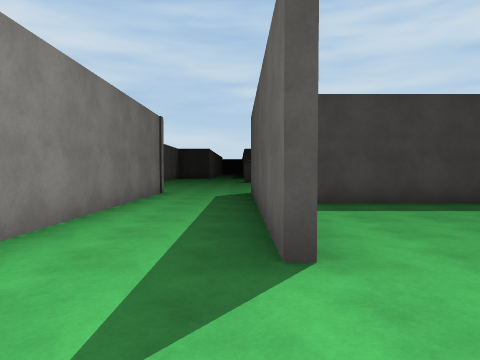
[1] (above)

23 first-person views from a walk through a 3-D level made in the Unity game engine. The camera is 1.4 m above the floor, tilts 2° down and sees 75° across. The floor is counted in squares, 2 m on a side. Each view is taken from the middle of a square. On the plan, view 1 faces up. The plan holds only what a view shows up to about 10 squares ahead; the rest is blank. The place goes on beyond the plan. The player is left out. Surface patterns are stand-ins for the level's own textures.

[2]
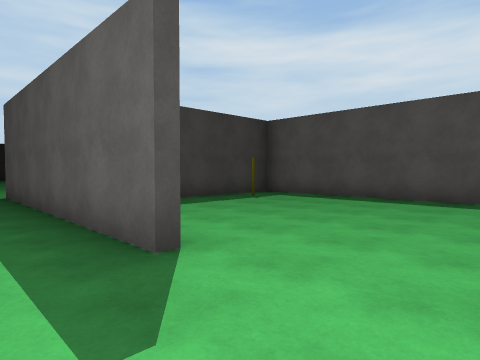

[3]
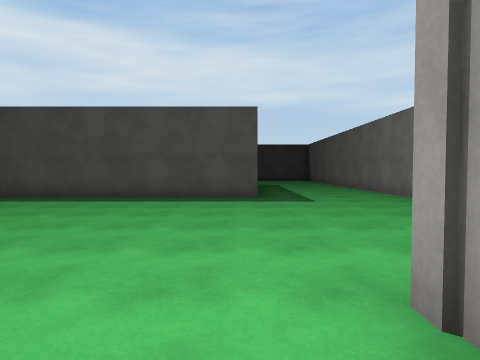

[4]
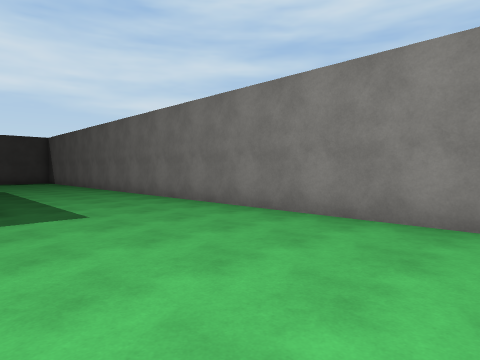

[5]
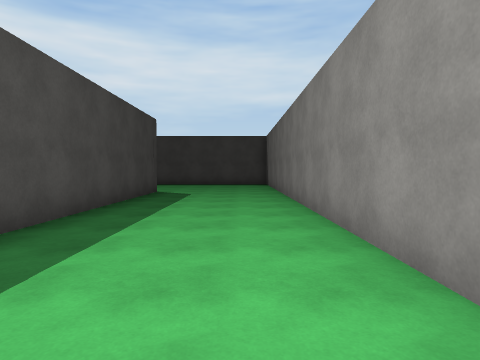

[6]
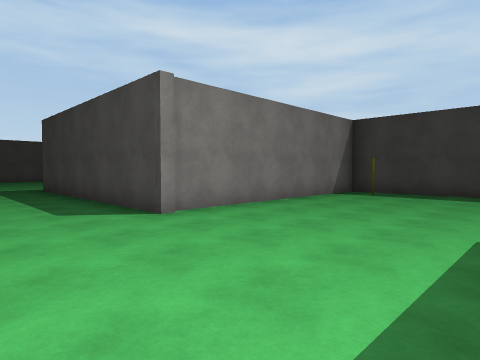

[7]
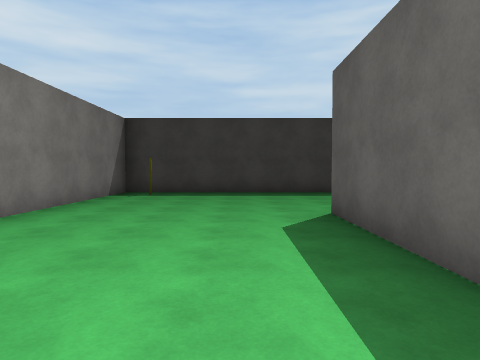

[8]
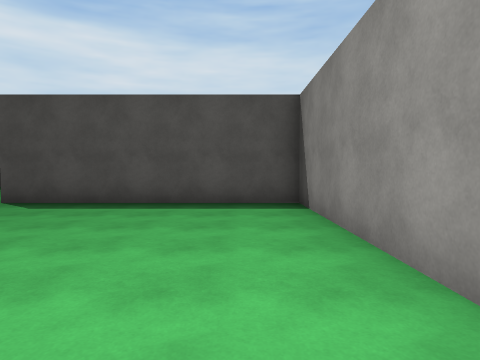

[9]
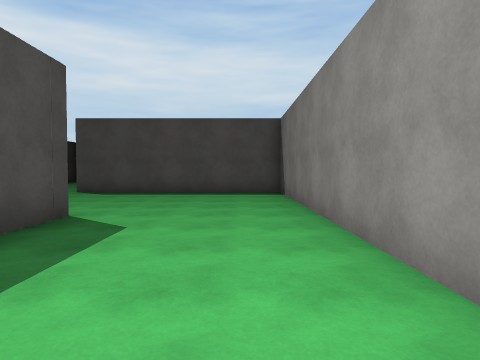

[10]
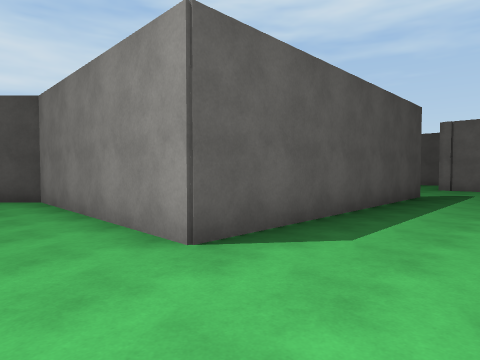

[11]
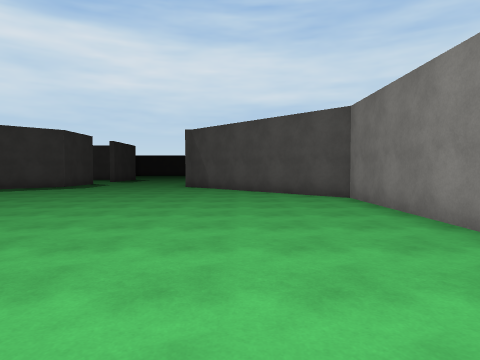

[12]
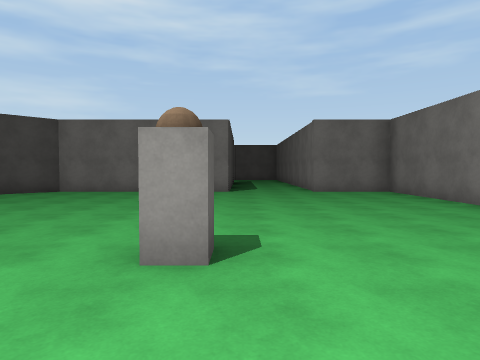

[13]
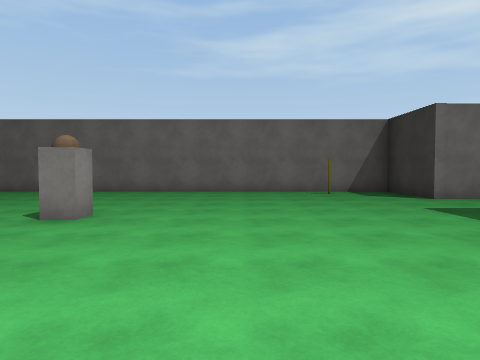

[14]
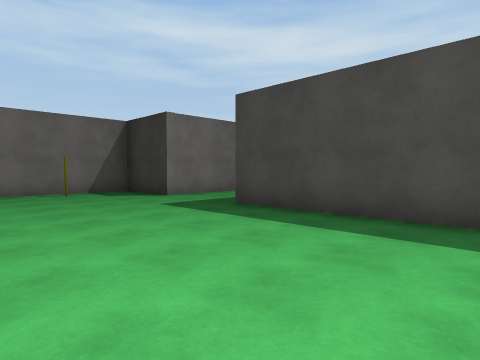

[15]
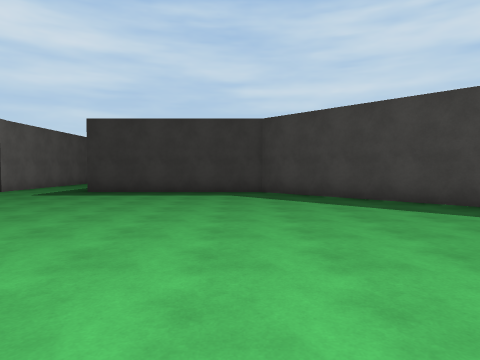

[16]
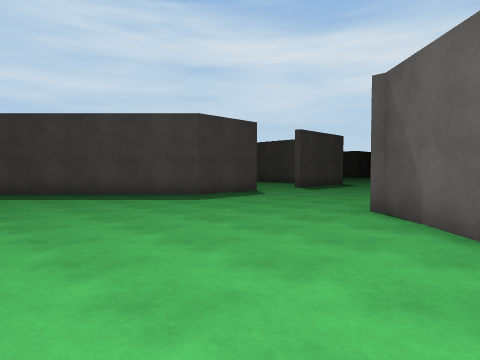

[17]
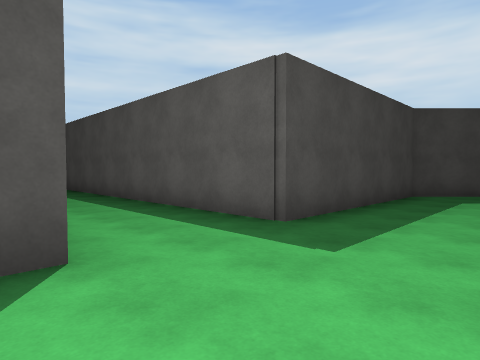

[18]
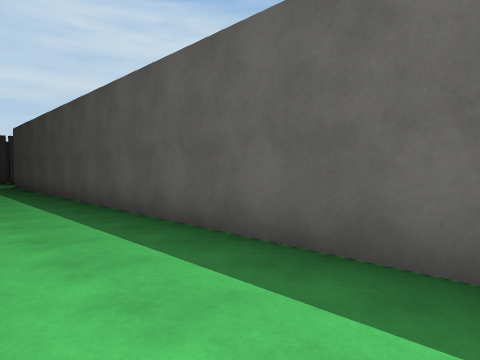

[19]
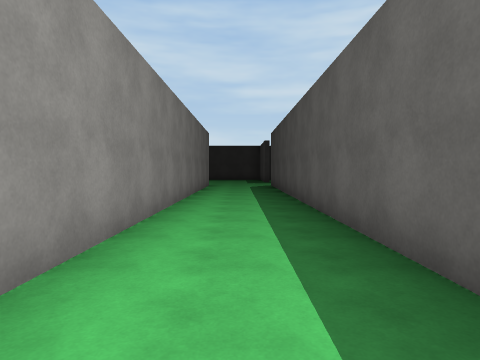

[20]
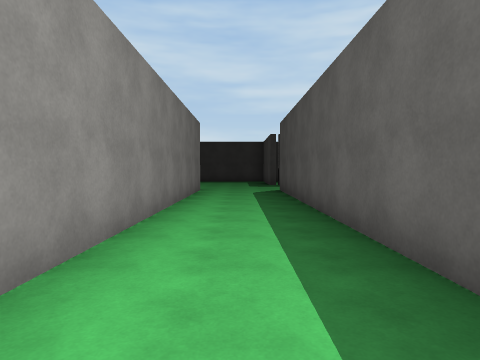

[21]
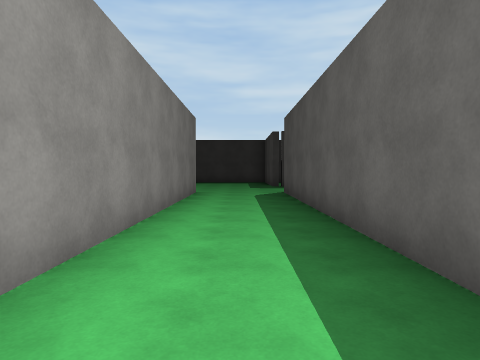

[22]
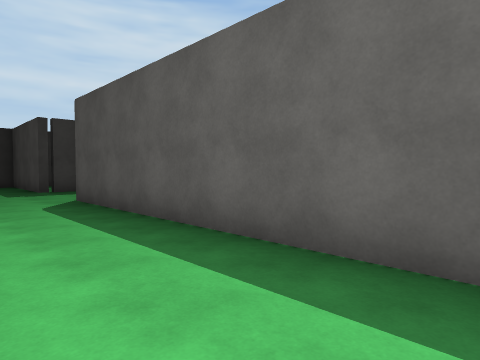

[23]
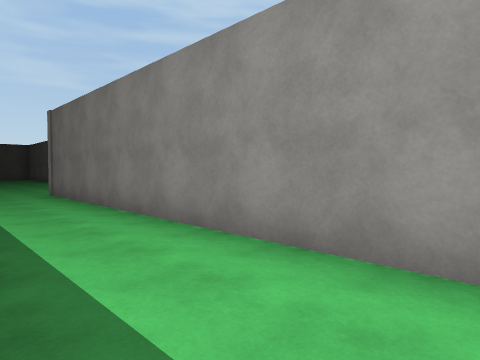

### Floor plan
Points are (right, up) in squares from view 1. A wall is a line through its corners. A room is listed if a view was taken in it or the views show most of it. See-through windows are left out.
Room 1 (views 1, 2, 3, 4, 5, 6, 7, 8, 9)
walls: (1.5, -4.2) (18.4, -4.2) (18.4, 2); (0.3, 2.2) (0.3, 7.6); (-0.5, -0.9) (0.6, -0.9); (19.9, 6.4) (13.6, 6.4) (13.6, -0.4) (6.7, -0.4) (6.7, 6.4) (1.5, 6.4); (-2.3, 9.3) (-2.3, 3)
ways out: opening at (-1.5, 8.5) to room 2
Room 2 (views 10, 11, 12, 13, 14, 15, 16, 17, 18, 19, 20, 21, 22, 23)
walls: (12.4, 18.9) (10.3, 18.9) (5.7, 23.5) (0.3, 23.5) (0.3, 41.6); (0.3, 7.6) (0.3, 9.3) (5.6, 9.3) (10.3, 14); (-2.3, 41.4) (-2.3, 23.5) (-4.6, 23.5) (-4.6, 9.3) (-2.3, 9.3)
ways out: opening at (-1.5, 8.5) to room 1
objects: other object (0, 16) to (0, 17)

Where each view was taken, in squares from view 1:
view 1: 0 up, 0 right, facing up
view 2: 0 up, 1 left, facing up-right
view 3: 0 up, 1 left, facing right
view 4: 0 up, 1 right, facing down-right
view 5: 3 down, 4 right, facing right
view 6: 3 down, 18 right, facing up-left
view 7: 3 down, 17 right, facing up
view 8: 3 down, 12 right, facing right
view 9: 3 down, 9 right, facing right
view 10: 11 up, 2 left, facing down-right
view 11: 12 up, 2 left, facing right
view 12: 19 up, 0 right, facing down
view 13: 19 up, 5 right, facing left
view 14: 19 up, 5 right, facing up-left
view 15: 14 up, 5 right, facing up
view 16: 12 up, 5 right, facing up-right
view 17: 21 up, 3 left, facing up-right
view 18: 27 up, 2 left, facing up-right
view 19: 28 up, 1 left, facing up
view 20: 31 up, 1 left, facing up
view 21: 32 up, 1 left, facing up
view 22: 34 up, 2 left, facing up-right
view 23: 33 up, 0 right, facing down-left
